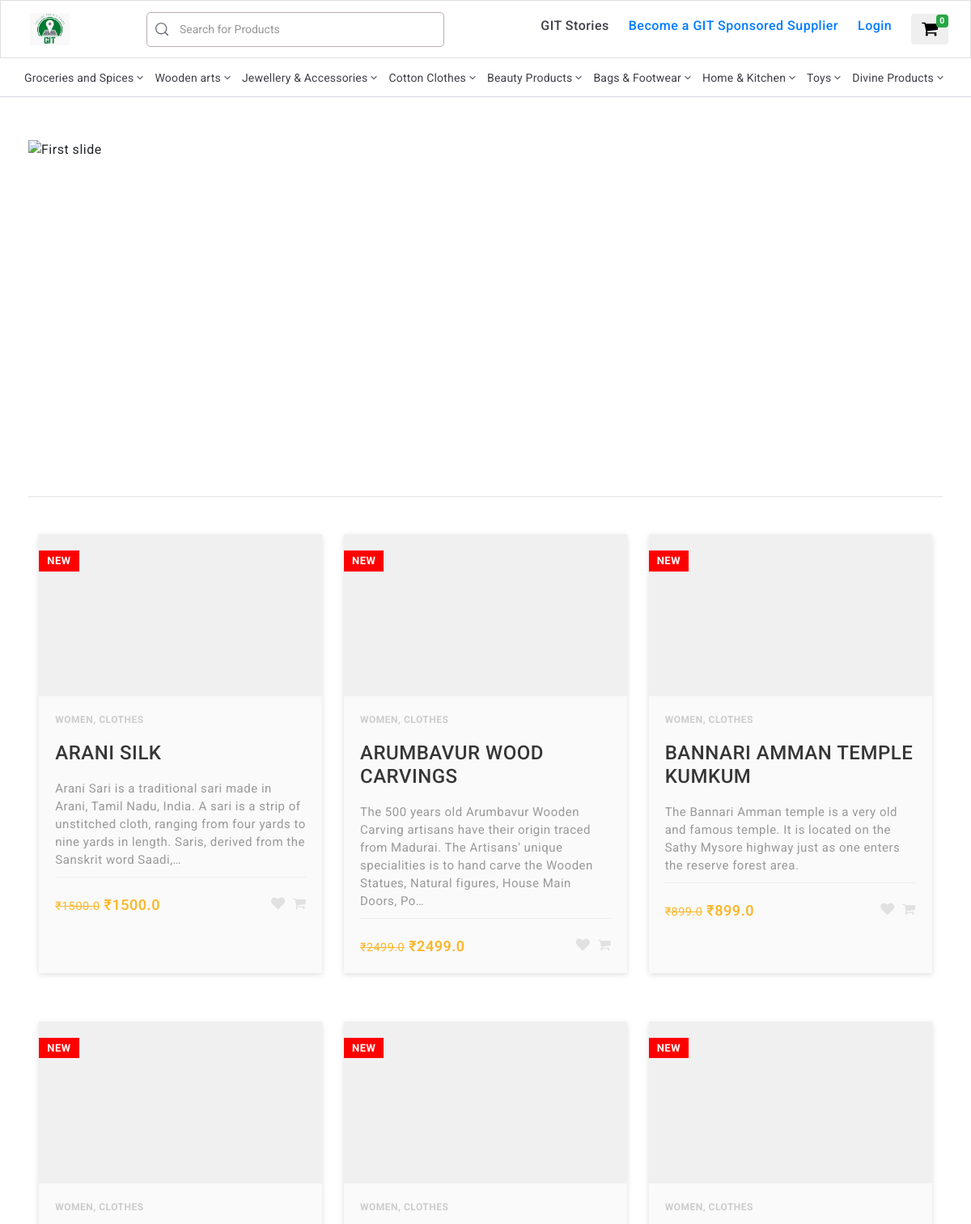
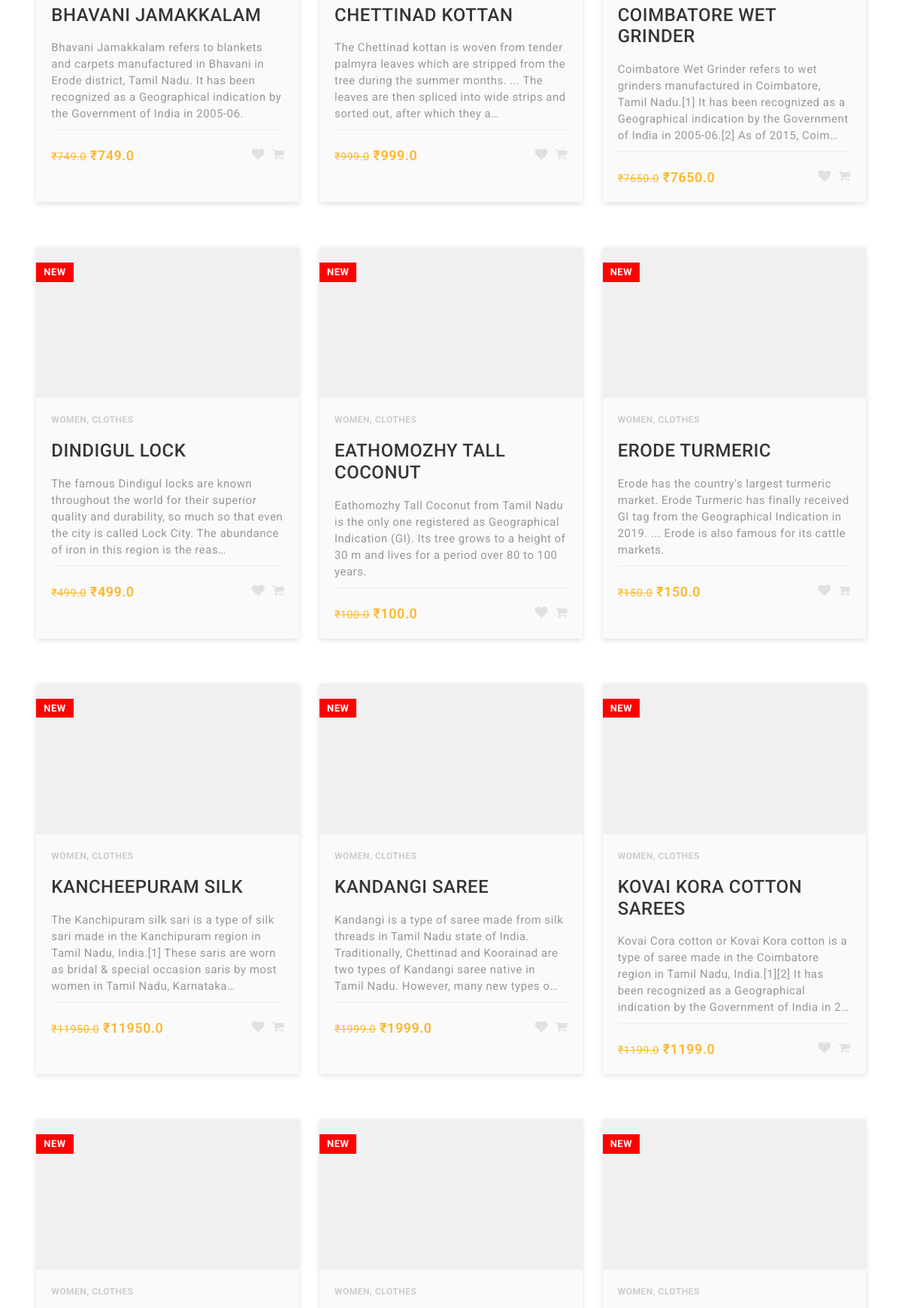
The page / (upper part) on the database its author committed (2 pictures, top to bottom).
### mainapp/models.py (models this page shows, shortened)
class Products(models.Model):
    title = models.CharField(max_length=200)
    product_type = models.CharField(choices=choice, max_length=2)
    description = models.TextField()
    price = models.FloatField()
    image = models.URLField()
    origin = models.CharField(max_length=100)
    added_at = models.DateTimeField(auto_now_add=True)
    discount = models.IntegerField(default=0)

### mainapp/views.py (the view)
# urls.py: path('', views.index, name='index'),
def index(req):
    queryset = Products.objects.all()
    cities = Products.objects.order_by().values('origin').distinct()
    ctx = {'cities': cities}
    if req.GET.get('city'):
        city = req.GET.get('city')
        city_product = Products.objects.filter(origin=city)
        ctx['products'] = city_product
        return render(req, 'mainapp/index.html', context=ctx)
    value = len(queryset) - len(queryset)%3
    ctx['products'] = queryset[0:value]
    return render(req, 'mainapp/index.html', context=ctx)

### mainapp/templates/mainapp/index.html (shortened to what this page needs)
{% extends 'mainapp/base.html' %}
{% load static %}
{% block head %}
<link rel="stylesheet" href="{% static 'product.css' %}">
{% endblock %}
  {% block content %}
    <div class="row">
      <div class="col">
        <div id="carouselExampleIndicators" class="carousel slide" data-ride="carousel">
          <ol class="carousel-indicators">
            <li data-target="#carouselExampleIndicators" data-slide-to="0" class="active"></li>
            <li data-target="#carouselExampleIndicators" data-slide-to="1"></li>
            <li data-target="#carouselExampleIndicators" data-slide-to="2"></li>
            <li data-target="#carouselExampleIndicators" data-slide-to="3"></li>
          </ol>
          <div class="carousel-inner">
            <div class="carousel-item active">
              <img class="d-block w-100" height="400px" src="https://i.ibb.co/tX11DDm/Git-Cart-Banner.png" alt="First slide">
            </div>
          </div>
          <a class="carousel-control-prev" href="#carouselExampleIndicators" role="button" data-slide="prev">
            <span class="carousel-control-prev-icon" aria-hidden="true"></span>
          </a>
          <a class="carousel-control-next" href="#carouselExampleIndicators" role="button" data-slide="next">
            <span class="carousel-control-next-icon" aria-hidden="true"></span>
          </a>
        </div>
      </div>
    </div>
    <br>
    <hr>
    <div class="container">
      <div class="row">
        {% for product in products %}
        <div class="product-card">
          <div class="product-badge">New</div>
          <div class="product-tumb">
          </div>
          <div class="product-details">
            <span class="product-catagory">Women, Clothes</span>
            <h4><a href="{% url 'productdetail' id=product.id %}">{{product.title}}</a></h4>
            <p>{{product.description|truncatechars:200 }}</p>
            <div class="product-bottom-details">
              <div class="product-price"><small>₹{{product.price}}</small>₹{{product.price}}</div>
              <div class="product-links">
                <a href=""><i class="fa fa-heart"></i></a>
                <a href=""><i class="fa fa-shopping-cart"></i></a>
              </div>
            </div>
          </div>
        </div>
        {% endfor %}
      </div>
    </div>
  {% endblock %}

### mainapp/templates/mainapp/base.html (shortened to what this page needs)
{% load static %}
<!DOCTYPE html>
<html>
<link rel="stylesheet" href="{% static 'style.css' %}">
<link rel="stylesheet" href="{% static 'dropdown.css' %}">
<link rel="stylesheet" href="https://cdnjs.cloudflare.com/ajax/libs/font-awesome/4.7.0/css/font-awesome.min.css">
<link rel="stylesheet" href="https://stackpath.bootstrapcdn.com/bootstrap/4.1.3/css/bootstrap.min.css"
>
{% block head %}
{% endblock %}
<body>
  <div class="header">
    <div class="header-container">
      <div class="header-logo-container">
        <a style="text-decoration: none;" href="{% url 'index' %}">
          <img src="{% static 'gitlogof.jfif' %}" class="header-logo-img pointer" alt="meesho-brand-logo">
        </a>
      </div>
      <div class="search-component">
        <div class="input-desk"><span class="search-icon"></span><input type="text" placeholder="Search for Products" value=""></div>
      </div>
      <div class="header-item-block">
        <div class="header-button-block"><h6 class="pointer">GIT Stories</h4></div>
        <div class="header-button-block">
          <a style="text-decoration: none;" href="{% url 'gitsponsor' %}">
          <h6 class="pointer">Become a GIT Sponsored Supplier</h6>
        </a>
      </div>
        <div class="header-button-block">
          {% if user.is_authenticated %}
          <a href="{% url 'login' %}">
            <a href="{% url 'logout' %}"><h6 class="pointer">Logout</h6></a>
          </a>
          {% else %}
          <a href="{% url 'login' %}">
            <h6 class="pointer">Login</h6>
          </a>
          {% endif %}
        </div>
        <div style="position: relative;height: 10vh;" class="header-button-block">
          <button class="btn" onclick="cartHandler()"><i class="fa fa-lg fa-shopping-cart"></i></button>
          <span style="position: relative; right: 15px; top: -10px;" class='badge badge-success'
            id='lblCartCount'></span>
        </div>
      </div>
    </div>
    <div class="nav-head-container">
      <span class="nav-head-item pointer nonHover">Groceries and Spices<img alt="arrow" class="nav-head-icon"
          src="{% static 'nav_head_arr.svg' %}"></span>
      <span class="nav-head-item pointer nonHover">Wooden arts<img alt="arrow" class="nav-head-icon"
          src="{% static 'nav_head_arr.svg' %}"></span><span class="nav-head-item pointer nonHover">Jewellery
        &amp; Accessories<img alt="arrow" class="nav-head-icon" src="{% static 'nav_head_arr.svg' %}"></span>
      <span class="nav-head-item pointer nonHover">Cotton Clothes<img alt="arrow" class="nav-head-icon"
          src="{% static 'nav_head_arr.svg' %}"></span>
      <span class="nav-head-item pointer nonHover">Beauty Products
        <img alt="arrow" class="nav-head-icon" src="{% static 'nav_head_arr.svg' %}"></span>
      <span class="nav-head-item pointer nonHover">Bags &amp;
        Footwear<img alt="arrow" class="nav-head-icon" src="{% static 'nav_head_arr.svg' %}"></span>
      <span class="nav-head-item pointer nonHover">Home &amp; Kitchen<img alt="arrow" class="nav-head-icon"
          src="{% static 'nav_head_arr.svg' %}"></span><span class="nav-head-item pointer nonHover">Toys<img alt="arrow"
          class="nav-head-icon" src="{% static 'nav_head_arr.svg' %}"></span>
      <span class="nav-head-item pointer nonHover">Divine Products<img alt="arrow" class="nav-head-icon"
          src="{% static 'nav_head_arr.svg' %}"></span>
    </div>
  </div>
</body>
<div style="margin-left:250px">
  <header>
    <br>
    <p><a href="{% url 'index' %}">GIT Cart</a></p>
  </header>
</div>
<div class="container" style="margin-top: 15vh; padding: 5px;">
  {% block content %}
  {% endblock %}
</div>
</html>

### static/style.css (style rules this page uses)
html { line-height: 1.15; -webkit-text-size-adjust: 100%; }
body { margin: 0; }
hr { box-sizing: content-box; height: 0; overflow: visible; }
a { background-color: transparent; }
small { font-size: 80%; }
img { border-style: none; }
button, input, optgroup, select, textarea { font-family: inherit; font-size: 100%; line-height: 1.15; margin: 0; }
button, input { overflow: visible; }
button, select { text-transform: none; }
button, [type="button"], [type="reset"], [type="submit"] { -webkit-appearance: button; }
.pointer { cursor: pointer; }
body { margin: 0; font-family: 'Roboto', -apple-system, BlinkMacSystemFont, 'Segoe UI', Roboto, 'Helvetica Neue', Arial, 'Noto Sans', sans-serif, 'Apple Color Emoji', 'Segoe UI Emoji', 'Segoe UI Symbol', 'Noto Color Emoji'; font-size: 16px; font-weight: 400; letter-spacing: 0.5px; line-height: 1.5; text-align: left; font-display: swap; }
a, u { text-decoration: none; }
input[type='text'], input[type='number'], select, textarea { font-size: 16px; -webkit-appearance: none; -moz-appearance: none; appearance: none; }
.row { display: flex; flex-wrap: wrap; margin-right: -15px; margin-left: -15px; }
.col { position: relative; width: 100%; min-height: 1px; padding-right: 15px; padding-left: 15px; }
.header { position: fixed; width: 100%; z-index: 1; }
.header-container { height: 72px; width: 100%; display: flex; flex-direction: row; background: #fff; border: 0.5px solid #e0e0e0; }
.header-logo-container { display: flex; flex: 1 1; min-width: 160px; flex-direction: row; align-items: center; }
.header-logo-img { height: 40px; margin-left: 36px; width: auto; }
.header-item-block { display: flex; flex: 6 1; flex-direction: row; justify-content: flex-end; align-items: center; }
.header-button-block { height: 40px; width: max-content; margin: 12px; border-radius: 4px; display: flex; justify-content: center; align-items: center; font-size: 14px; line-height: 20px; color: #3f3f47; }
.search-component { position: relative; -ms-grid-row-align: center; align-self: center; flex: 3.5 1; margin: 0 20px; }
.input-desk { box-sizing: border-box; position: relative; }
.input-desk .search-icon { position: absolute; height: 100%; display: flex; left: 3%; align-items: center; }
.input-desk input { box-sizing: border-box; width: 100%; border: 1px solid #baafaf; font-size: 14px; padding: 10px 40px; padding-left: 40px; background: #fff; border-radius: 5px; }
.input-desk input::placeholder { color: #979797; }
.nav-head-container { position: relative; height: 48px; padding: 0 90px; display: flex; justify-content: space-between; align-items: center; background: #fff; border-bottom: 0.5px solid #d7d7e0; pointer-events: all; }
.nav-head-container .nav-head-icon { margin: 0 4px; }
.nav-head-container .nav-head-item { display: flex; align-items: center; justify-content: center; height: 100%; font-size: 14px; line-height: 20px; letter-spacing: 0.2px; color: #3f3f47; font-family: 'Roboto', sans-serif; font-weight: 400; }
.nav-head-container .nav-head-item.nonHover { color: #3f3f47; }
@media (max-width: 1279px) { .nav-head-container { padding: 0 30px; } }

### static/dropdown.css (style rules this page uses)
a { text-decoration: none; }
p { margin: 15px 0; }

### rows shown on the page
Products: title "ARANI SILK", description "Arani Sari is a traditional sari made in Arani, Tamil Nadu, India. A sari is a strip of unstitched cloth, ranging from four yards to nine yards in length. Saris, derived from the Sanskrit word Saadi,…", price "1500.0"
Products: title "ARUMBAVUR WOOD CARVINGS", description "The 500 years old Arumbavur Wooden Carving artisans have their origin traced from Madurai. The Artisans' unique specialities is to hand carve the Wooden Statues, Natural figures, House Main Doors, Po…", price "2499.0"
Products: title "BANNARI AMMAN TEMPLE KUMKUM", description "The Bannari Amman temple is a very old and famous temple. It is located on the Sathy Mysore highway just as one enters the reserve forest area.", price "899.0"
Products: title "BHAVANI JAMAKKALAM", description "Bhavani Jamakkalam refers to blankets and carpets manufactured in Bhavani in Erode district, Tamil Nadu. It has been recognized as a Geographical indication by the Government of India in 2005-06.", price "749.0"
Products: title "CHETTINAD KOTTAN", description "The Chettinad kottan is woven from tender palmyra leaves which are stripped from the tree during the summer months. ... The leaves are then spliced into wide strips and sorted out, after which they a…", price "999.0"
Products: title "COIMBATORE WET GRINDER", description "Coimbatore Wet Grinder refers to wet grinders manufactured in Coimbatore, Tamil Nadu.[1] It has been recognized as a Geographical indication by the Government of India in 2005-06.[2] As of 2015, Coim…", price "7650.0"
Products: title "DINDIGUL LOCK", description "The famous Dindigul locks are known throughout the world for their superior quality and durability, so much so that even the city is called Lock City. The abundance of iron in this region is the reas…", price "499.0"
Products: title "EATHOMOZHY TALL COCONUT", description "Eathomozhy Tall Coconut from Tamil Nadu is the only one registered as Geographical Indication (GI). Its tree grows to a height of 30 m and lives for a period over 80 to 100 years.", price "100.0"
Products: title "ERODE TURMERIC", description "Erode has the country's largest turmeric market. Erode Turmeric has finally received GI tag from the Geographical Indication in 2019. ... Erode is also famous for its cattle markets.", price "150.0"
Products: title "KANCHEEPURAM SILK", description "The Kanchipuram silk sari is a type of silk sari made in the Kanchipuram region in Tamil Nadu, India.[1] These saris are worn as bridal & special occasion saris by most women in Tamil Nadu, Karnataka…", price "11950.0"
Products: title "KANDANGI SAREE", description "Kandangi is a type of saree made from silk threads in Tamil Nadu state of India. Traditionally, Chettinad and Koorainad are two types of Kandangi saree native in Tamil Nadu. However, many new types o…", price "1999.0"
Products: title "KOVAI KORA COTTON SAREES", description "Kovai Cora cotton or Kovai Kora cotton is a type of saree made in the Coimbatore region in Tamil Nadu, India.[1][2] It has been recognized as a Geographical indication by the Government of India in 2…", price "1199.0"
